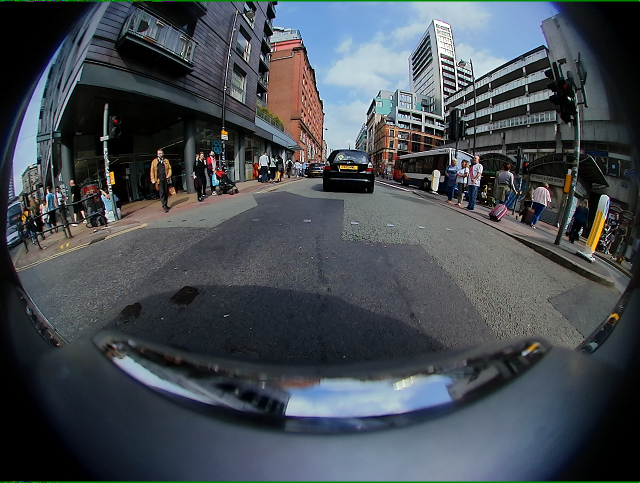
#> input picture fisheyes_v3/data/homework2/rgb_images/00001_FV.png, 1280 x 966 px, given in place of 00005_FV.png, which was not available (shown at 1/2 size)
$ python viz_v10_final.py   (older library calls are emulated)
#> lines starting #> are read from the running program, lines starting #| are printed output that depends on the picture; after the words box and inside, x2 and y2 are one past the last pixel; in counts of white or black regions, pixels touching at a corner belong together; pictures that were not available may be replaced by others from this repository, and a replacement may not be noted
### fisheyes_v3/core/motion_hybrid.py
"""Hybrid Flow motion detection: perspective mag at center, fisheye at edge.

Pipeline:
  1. Compute Farneback in fisheye → mag_f, mag_ratio_f
  2. Undistort → Farneback in perspective → mag_p
  3. Reproject mag_p back to fisheye → mag_p_reproj
  4. Hybrid blend: mag = w(r)·mag_p_reproj + (1-w(r))·mag_f
  5. Compute mag_ratio, run V12 seed-expand + CCA on hybrid magnitude

Parameter overrides (set HYBRID_PARAMS dict before calling detect_motion_hybrid):
  r_start, r_end : blend transition zone [default: 0.4, 0.7]
  ratio_delta_A..G : ratio_thresh adjustment per p95 bin [default: 0.0]
"""

HYBRID_PARAMS = {}

import cv2
import numpy as np
from core.calib import RadialPoly
from pathlib import Path

CALIB_DIR = (Path(__file__).resolve().parents[1] /
             "data" / "homework2" / "calibration_data")

# ═══════════════════════════════════════════════════════════════════
# Hybrid blend weight map — precomputed once
# ═══════════════════════════════════════════════════════════════════
_BLEND_MAP = None  # (h, w) float32


# [15 lines left out: function _get_blend_map, not called in this run]


# ═══════════════════════════════════════════════════════════════════
# Camera cache (all frames share same calibration)
# ═══════════════════════════════════════════════════════════════════
_GROUND_MASK = None  # (h, w) bool: True = pixel sees ground plane


# [46 lines left out: function _get_ground_mask, not called in this run]


_CAMERA = None


def _get_camera(fov_scale=1.0):
    global _CAMERA
    if _CAMERA is None:
        json_path = CALIB_DIR / "00000_FV.json"
        _CAMERA = RadialPoly(str(json_path), fov_scale=fov_scale)
    return _CAMERA


# ═══════════════════════════════════════════════════════════════════
# [319 lines left out: functions detect_motion_hybrid, temporal_smooth, _cca, detect_motion_hybrid_v2, _cca_v2, not called in this run]


# ═══════════════════════════════════════════════════════════════════
# V3: Structure separation + gradient-flow alignment
# ═══════════════════════════════════════════════════════════════════
def detect_motion_hybrid_v3(prev_gray, curr_gray, morph_ksize=7):
    """Hybrid Flow V3: texture suppression + normal-flow constraint.

    Two key improvements over V2:
      1. Bilateral filter before Farneback removes texture-driven false flow
         on building facades, tree leaves, and road markings.
      2. Normal-flow constraint penalizes flow tangential to strong edges
         (unreliable per optical-flow aperture problem).

    The V2 pipeline (mag×diff saliency, seed expand, CCA) is otherwise
    unchanged — we attack the problem at the signal source, not the
    post-processing.
    """
    pg_f = cv2.GaussianBlur(prev_gray, (5, 5), 0)
    cg_f = cv2.GaussianBlur(curr_gray, (5, 5), 0)
    img_h, img_w = pg_f.shape

    # ── 0. Structure separation (bilateral filter) ─────────────
    # d=9, sigmaColor=50, sigmaSpace=10: smooth texture, keep edges
    pg_struct = cv2.bilateralFilter(pg_f, 9, 50, 10)
    cg_struct = cv2.bilateralFilter(cg_f, 9, 50, 10)

    # Frame diff on structure images (suppresses texture noise)
    diff = cv2.absdiff(cg_struct, pg_struct)
    diff_f = diff.astype(np.float32)
    p95_diff = np.percentile(diff, 95)
    global_diff_mean = np.mean(diff_f)

    # Gradient on ORIGINAL image (real edges, not smoothed)
    grad_x = cv2.Sobel(cg_f, cv2.CV_32F, 1, 0, ksize=3)
    grad_y = cv2.Sobel(cg_f, cv2.CV_32F, 0, 1, ksize=3)
    grad_mag = np.sqrt(grad_x ** 2 + grad_y ** 2) + 1e-8

    # ── 1. Fisheye-domain Farneback on STRUCTURE ──────────────
    flow_f = cv2.calcOpticalFlowFarneback(
        pg_struct, cg_struct, None, 0.5, 3, 15, 3, 5, 1.2, 0
    )
    mag_f = np.linalg.norm(flow_f, axis=2)

    # ── 2. Perspective-domain Farneback on STRUCTURE ──────────
    camera = _get_camera(fov_scale=1.0)
    pg_p = camera.undistort(pg_struct)
    cg_p = camera.undistort(cg_struct)
    flow_p = cv2.calcOpticalFlowFarneback(
        pg_p, cg_p, None, 0.5, 3, 15, 3, 5, 1.2, 0
    )
    mag_p = np.linalg.norm(flow_p, axis=2)
    mag_p_reproj = camera.reproject_to_fisheye(mag_p)

    # ── 3. Gradient-flow alignment (normal-flow constraint) ───
    # Project flow onto gradient direction → reliably-measurable component
    flow_proj = np.abs(flow_f[..., 0] * grad_x + flow_f[..., 1] * grad_y) / grad_mag
    # Alignment ratio: cos(angle between flow and gradient)
    align = flow_proj / (mag_f + 0.01)  # [0, 1], low = tangential / unreliable

    # Gate: strong gradient → use normal flow; weak gradient → keep full flow
    edge_weight = np.clip(grad_mag / 25.0, 0.0, 1.0)
    mag_f_eff = (1.0 - edge_weight) * mag_f + edge_weight * flow_proj

    # Suppression mask for tangential flow on strong edges
    # Flow <40% aligned with gradient on a strong edge → suppress saliency
    suppress = (grad_mag > 15) & (align < 0.4)

    # ── 4. Hybrid blend ───────────────────────────────────────
    blend_w = _get_blend_map(img_h, img_w)
    mag = blend_w * mag_p_reproj + (1.0 - blend_w) * mag_f_eff

    # ── 5. Joint saliency: mag × diff ─────────────────────────
    WS, SIG = 21, 7
    saliency = (mag + 0.1) * (diff_f + 0.1)
    # Penalize tangentially-flowing edge pixels
    saliency[suppress] *= 0.25
    saliency_mean = cv2.GaussianBlur(saliency, (WS, WS), SIG)
    saliency_ratio = saliency / (saliency_mean + 0.5)
    global_mag_mean = np.mean(mag)

    # ── 6. V1 fallback ────────────────────────────────────────
    if p95_diff > 120 or p95_diff < 20:
        if p95_diff > 120:
            st, ft, ed = 45, 2.0, 12
        else:
            st, ft, ed = 20, 2.5, 10
        _, seed_fb = cv2.threshold(diff, st, 255, cv2.THRESH_BINARY)
        _, cand_fb = cv2.threshold(mag, ft, 255, cv2.THRESH_BINARY)
        cand_fb = cand_fb.astype(np.uint8)
        d_fb = cv2.distanceTransform((seed_fb == 0).astype(np.uint8), cv2.DIST_L2, 5)
        exp_fb = cand_fb.copy(); exp_fb[d_fb > ed] = 0
        mask = seed_fb | exp_fb
        mask = _cca_v2(mask, diff, mag, seed_fb, global_diff_mean, global_mag_mean)
        k = np.ones((morph_ksize, morph_ksize), np.uint8)
        return cv2.morphologyEx(cv2.morphologyEx(mask, cv2.MORPH_OPEN, k), cv2.MORPH_CLOSE, k)

    # ── 7. 5-bin params ───────────────────────────────────────
    if p95_diff > 100:
        st, rt, ed = 22, 2.0, 10; use_abs, ft = True, 3.0
    elif p95_diff > 70:
        st, rt, ed = 20, 2.5, 8; use_abs, ft = True, 2.5
    elif p95_diff > 50:
        st, rt, ed = 18, 3.0, 8; use_abs = False
    elif p95_diff > 30:
        st, rt, ed = 16, 4.0, 6; use_abs = False
    else:
        st, rt, ed = 14, 5.0, 4; use_abs = False

    if use_abs:
        candidate = ((mag > ft) & (saliency_ratio > rt)).astype(np.uint8) * 255
    else:
        candidate = ((mag > 0.5) & (saliency_ratio > rt)).astype(np.uint8) * 255

    # ── 8. Seed (spatial consistency filter) ──────────────────
    _, seed_raw = cv2.threshold(diff, st, 255, cv2.THRESH_BINARY)
    nk = np.ones((7, 7), np.uint8)
    nc = cv2.filter2D((seed_raw > 0).astype(np.float32), -1, nk)
    mn = 3 if p95_diff > 80 else 4
    seed = seed_raw.copy(); seed[nc < mn] = 0
    if seed.max() == 0: seed = seed_raw

    # ── 9. Weak-signal early exit ─────────────────────────────
    seed_px = np.count_nonzero(seed)
    if seed_px / (img_h * img_w) < 0.0003:
        return np.zeros((img_h, img_w), dtype=np.uint8)

    # ── 10. Constrained iterative dilation ────────────────────
    kernel = cv2.getStructuringElement(cv2.MORPH_ELLIPSE, (3, 3))
    current = seed.copy()
    for _ in range(int(ed)):
        dilated = cv2.dilate(current, kernel)
        dilated &= candidate
        current |= dilated
    expanded = current & ~seed

    # ── 11. Direction consistency ─────────────────────────────
    seed_bool = (seed > 0)
    if seed_bool.sum() > 20:
        flow_angle = np.arctan2(flow_f[..., 1], flow_f[..., 0])
        seed_angle_map = np.zeros_like(flow_angle)
        seed_angle_map[seed_bool] = flow_angle[seed_bool]
        seed_weight = np.zeros_like(flow_angle)
        seed_weight[seed_bool] = 1.0
        ks = int(ed) * 2 + 1
        seed_angle_blurred = cv2.GaussianBlur(seed_angle_map, (ks, ks), int(ed) / 2.0)
        seed_weight_blurred = cv2.GaussianBlur(seed_weight, (ks, ks), int(ed) / 2.0)
        valid_weight = seed_weight_blurred > 0.02
        seed_angle_blurred[valid_weight] /= seed_weight_blurred[valid_weight]
        angle_diff = np.abs(flow_angle - seed_angle_blurred)
        angle_diff = np.minimum(angle_diff, 2 * np.pi - angle_diff)
        direction_ok = (angle_diff < np.pi / 4) | ~valid_weight
        expanded[~direction_ok] = 0

    # ── 12. Merge + CCA + morphology ──────────────────────────
    mask = seed | expanded
    mask = _cca_v2(mask, diff, mag, seed, global_diff_mean, global_mag_mean)

    k = np.ones((morph_ksize, morph_ksize), np.uint8)
    return cv2.morphologyEx(cv2.morphologyEx(mask, cv2.MORPH_OPEN, k), cv2.MORPH_CLOSE, k)


# ═══════════════════════════════════════════════════════════════════
# V4: V3 + per-frame adaptive saliency threshold (robust z-score)
# ═══════════════════════════════════════════════════════════════════
# [1568 lines left out: functions detect_motion_hybrid_v4, detect_motion_hybrid_v5, detect_motion_hybrid_v6, detect_motion_hybrid_v7, detect_motion_hybrid_v8, detect_motion_hybrid_v8b and 3 more, not called in this run]

### fisheyes_v3/core/calib.py
"""Fast vectorized radial_poly undistort + inverse reprojection for Route B.

Replaces the slow nested-loop undistort in v2 with numpy-vectorized ops.
Provides both forward (fisheye → perspective) and inverse (perspective → fisheye)
remap tables for image undistortion and mask reprojection.
"""

import json
import numpy as np
import cv2
from pathlib import Path

DATA_ROOT = Path(__file__).resolve().parents[1] / "data"
CALIB_DIR = DATA_ROOT / "homework2" / "calibration_data"


class RadialPoly:
    """Radial polynomial fisheye model with precomputed remap tables."""

    def __init__(self, json_path, output_size=None, fov_scale=1.0):
        with open(json_path, 'r') as f:
            data = json.load(f)
        intr = data["intrinsic"]

        self.w = int(intr["width"])
        self.h = int(intr["height"])
        self.cx = self.w / 2 + intr["cx_offset"]
        self.cy = self.h / 2 + intr["cy_offset"]
        self.k1 = intr["k1"]
        self.k2 = intr["k2"]
        self.k3 = intr["k3"]
        self.k4 = intr["k4"]

        # Output perspective image size
        self.out_w = output_size[0] if output_size else self.w
        self.out_h = output_size[1] if output_size else self.h
        self.f = self.k1 * fov_scale

        # Precompute remap tables once
        self._map_x_fwd = None
        self._map_y_fwd = None
        self._map_x_inv = None
        self._map_y_inv = None

    # ── Forward: perspective → fisheye (undistort) ──────────────
    # [86 lines left out: functions _build_forward_maps, undistort, _build_inverse_maps, reproject_to_fisheye, load_camera, not called in this run]

### fisheyes_v3/scripts/viz_v10_final.py
"""V10 final visualization: V3 vs V7 vs V10 on key frames."""
import cv2, numpy as np, sys, time, gc
from pathlib import Path

PROJECT_ROOT = Path(__file__).resolve().parents[1]
sys.path.insert(0, str(PROJECT_ROOT))
from core.motion_hybrid import detect_motion_hybrid_v3, detect_motion_hybrid_v7, detect_motion_hybrid_v10

DATA = PROJECT_ROOT / "data" / "homework2"
CUR = DATA / "rgb_images"; PRV = DATA / "previous_images"
GTD = DATA / "motion_annotation" / "GroudTruth"
OUT = PROJECT_ROOT / "output" / "evaluation" / "v10_final"
OUT.mkdir(parents=True, exist_ok=True)

# Key frames: V10 wins, V10 losses, edge cases
FIDS = [
    "00005",  # typical urban scene
    "00015",  # large motion
    "00026",  # V10 big win
    "00039",  # good performance
    "00075",  # V10 stable
    "00114",  # V10 stable
    "00293",  # V10 win
    "00010",  # difficult frame
]

def rh(img, th):
    r = th / img.shape[0]; return cv2.resize(img, (int(img.shape[1] * r), th))

def pl(img, txt, y=20, c=(255, 255, 255)):
    cv2.putText(img, txt, (6, y), cv2.FONT_HERSHEY_SIMPLEX, 0.38, (0, 0, 0), 2)
    cv2.putText(img, txt, (5, y), cv2.FONT_HERSHEY_SIMPLEX, 0.38, c, 1)

def ce(pred, gt):
    pb, gb = (pred > 0), (gt > 0)
    out = np.zeros((pred.shape[0], pred.shape[1], 3), dtype=np.uint8)
    out[pb & gb] = [0, 255, 0]; out[pb & ~gb] = [0, 0, 255]; out[~pb & gb] = [255, 0, 0]
    return out

def cm_quick(mask, gt):
    """Quick metrics without importing V2."""
    pb = (mask > 0); gb = (gt > 0)
    tp = int((pb & gb).sum()); fp = int((pb & ~gb).sum()); fn = int((~pb & gb).sum())
    p = tp / (tp + fp + 1e-6); r = tp / (tp + fn + 1e-6)
    f1 = 2 * p * r / (p + r + 1e-6)
    return {"f1": f1, "precision": p, "recall": r, "tp": tp, "fp": fp, "fn": fn}

print("V10 Final Visualization: V3 vs V7 vs V10\n")
methods = {
    "V3": detect_motion_hybrid_v3,
    "V7": detect_motion_hybrid_v7,
    "V10": detect_motion_hybrid_v10,
}
colors = {"V3": (46, 204, 113), "V7": (52, 152, 219), "V10": (155, 89, 182)}

RH = 180
for idx, fid in enumerate(FIDS):
    print(f"[{idx+1}/{len(FIDS)}] {fid}")
    c = cv2.imread(str(CUR / f"{fid}_FV.png"))
#> c is the input picture: shape (966, 1280, 3); mean B, G, R 82.5, 76.3, 69.8
    p = cv2.imread(str(PRV / f"{fid}_FV_prev.png"))
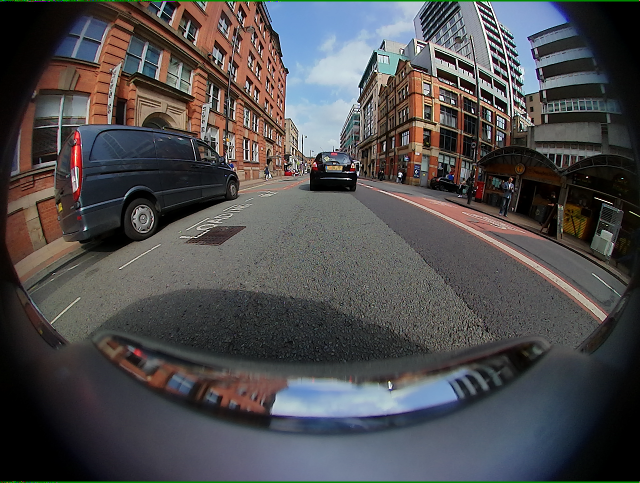
#> input picture fisheyes_v3/data/homework2/rgb_images/00003_FV.png, 1280 x 966 px, given in place of 00005_FV_prev.png, which was not available (shown at 1/2 size)
#> p is the input picture: shape (966, 1280, 3); mean B, G, R 78.2, 77, 78.5
    g = cv2.imread(str(GTD / f"{fid}_FV.png"), cv2.IMREAD_GRAYSCALE)
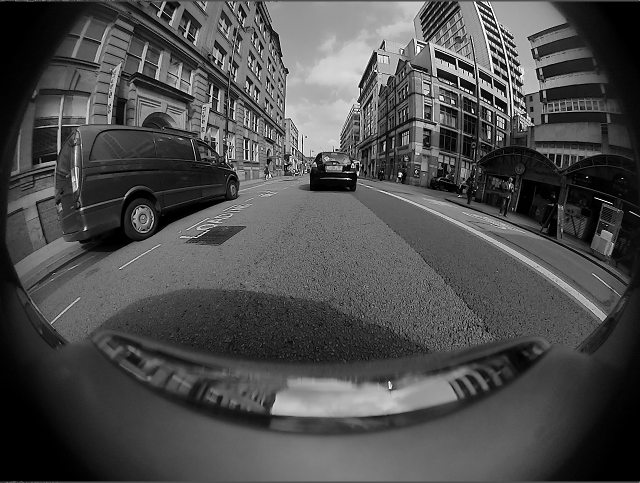
#> g: shape (966, 1280) (shown at 1/2 size); min 0, max 255, mean 77.1
    pg = cv2.cvtColor(p, cv2.COLOR_BGR2GRAY); cg = cv2.cvtColor(c, cv2.COLOR_BGR2GRAY)
#> after `cg = cv2.cvtColor(c, cv2.COLOR_BGR2GRAY)`:
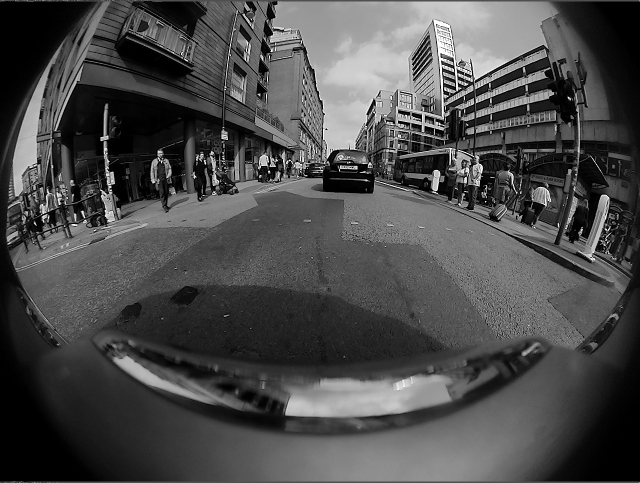
#> cg: shape (966, 1280) (shown at 1/2 size); min 0, max 255, mean 75
    gt = (g > 0).astype(np.uint8) * 255; gb = (g > 0)
#> after `gt = (g > 0).astype(np.uint8) * 255`:
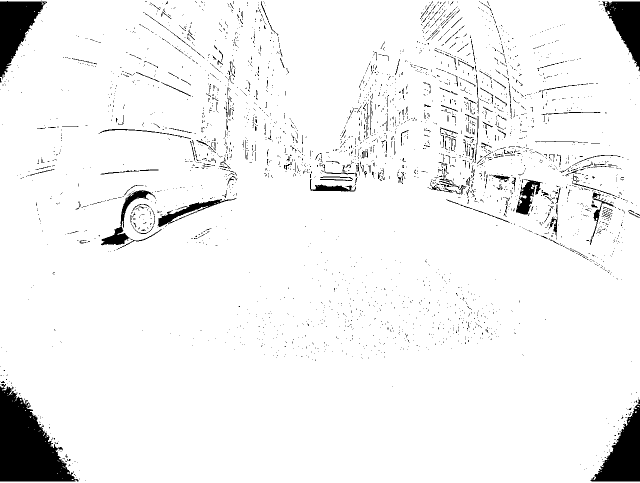
#> gt: shape (966, 1280) (shown at 1/2 size); 94.8% white; 3389 black regions (3156 under 20 px), largest, box (x1, y1, x2, y2) and area: (0, 768, 158, 963) 17065, (1181, 798, 1280, 963) 7622, (0, 2, 94, 156) 7155
    p95 = np.percentile(cv2.absdiff(cg, pg), 95); gt_px = int(gt.sum() / 255)
#> after `p95 = np.percentile(cv2.absdiff(cg, pg), 95)`: p95 = 129
#> after `gt_px = int(gt.sum() / 255)`: gt_px = 1171663

    masks = {}; metrics = {}
    for mn, fn in methods.items():
        t0 = time.perf_counter()
#> (the run stopped early here; a loop or call above may not have finished)
